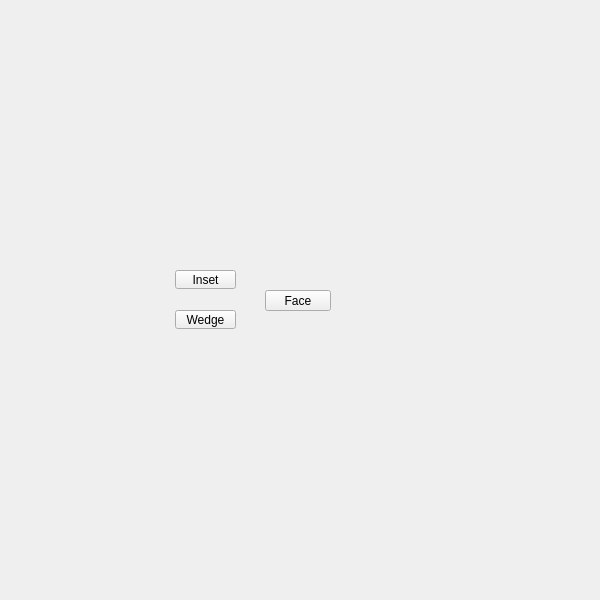
<?xml version="1.0" encoding="UTF-8"?>
<ui version="4.0">
 <class>QtUi</class>
 <widget class="QMainWindow" name="QtUi">
  <property name="enabled">
   <bool>true</bool>
  </property>
  <property name="geometry">
   <rect>
    <x>0</x>
    <y>0</y>
    <width>600</width>
    <height>600</height>
   </rect>
  </property>
  <property name="sizePolicy">
   <sizepolicy hsizetype="Ignored" vsizetype="Ignored">
    <horstretch>0</horstretch>
    <verstretch>0</verstretch>
   </sizepolicy>
  </property>
  <property name="minimumSize">
   <size>
    <width>0</width>
    <height>0</height>
   </size>
  </property>
  <property name="maximumSize">
   <size>
    <width>600</width>
    <height>600</height>
   </size>
  </property>
  <property name="cursor">
   <cursorShape>ArrowCursor</cursorShape>
  </property>
  <property name="whatsThis">
   <string>main</string>
  </property>
  <property name="toolButtonStyle">
   <enum>Qt::ToolButtonIconOnly</enum>
  </property>
  <property name="tabShape">
   <enum>QTabWidget::Triangular</enum>
  </property>
  <property name="dockNestingEnabled">
   <bool>true</bool>
  </property>
  <property name="dockOptions">
   <set>QMainWindow::AllowNestedDocks|QMainWindow::AllowTabbedDocks|QMainWindow::AnimatedDocks|QMainWindow::ForceTabbedDocks</set>
  </property>
  <widget class="QWidget" name="widget">
   <property name="sizePolicy">
    <sizepolicy hsizetype="Ignored" vsizetype="Ignored">
     <horstretch>0</horstretch>
     <verstretch>0</verstretch>
    </sizepolicy>
   </property>
   <widget class="QPushButton" name="b034">
    <property name="enabled">
     <bool>true</bool>
    </property>
    <property name="geometry">
     <rect>
      <x>175</x>
      <y>310</y>
      <width>61</width>
      <height>19</height>
     </rect>
    </property>
    <property name="maximumSize">
     <size>
      <width>111</width>
      <height>19</height>
     </size>
    </property>
    <property name="toolTip">
     <string>Wedge the selected faces by extruding and rotating them about a selected edge.</string>
    </property>
    <property name="text">
     <string>Wedge</string>
    </property>
    <property name="iconSize">
     <size>
      <width>18</width>
      <height>18</height>
     </size>
    </property>
    <property name="balette" stdset="0">
     <palette>
      <active>
       <colorrole role="Highlight">
        <brush brushstyle="SolidPattern">
         <color alpha="255">
          <red>168</red>
          <green>152</green>
          <blue>250</blue>
         </color>
        </brush>
       </colorrole>
      </active>
      <inactive>
       <colorrole role="Highlight">
        <brush brushstyle="SolidPattern">
         <color alpha="255">
          <red>168</red>
          <green>152</green>
          <blue>250</blue>
         </color>
        </brush>
       </colorrole>
      </inactive>
      <disabled>
       <colorrole role="Highlight">
        <brush brushstyle="SolidPattern">
         <color alpha="255">
          <red>0</red>
          <green>120</green>
          <blue>215</blue>
         </color>
        </brush>
       </colorrole>
      </disabled>
     </palette>
    </property>
   </widget>
   <widget class="QPushButton" name="i003">
    <property name="geometry">
     <rect>
      <x>265</x>
      <y>290</y>
      <width>66</width>
      <height>21</height>
     </rect>
    </property>
    <property name="minimumSize">
     <size>
      <width>0</width>
      <height>21</height>
     </size>
    </property>
    <property name="maximumSize">
     <size>
      <width>16777215</width>
      <height>21</height>
     </size>
    </property>
    <property name="whatsThis">
     <string>polygons#face</string>
    </property>
    <property name="text">
     <string>Face</string>
    </property>
   </widget>
   <widget class="PushButton" name="tb006">
    <property name="enabled">
     <bool>true</bool>
    </property>
    <property name="geometry">
     <rect>
      <x>175</x>
      <y>270</y>
      <width>61</width>
      <height>19</height>
     </rect>
    </property>
    <property name="maximumSize">
     <size>
      <width>111</width>
      <height>19</height>
     </size>
    </property>
    <property name="toolTip">
     <string>Inset selected face region</string>
    </property>
    <property name="text">
     <string>Inset</string>
    </property>
    <property name="iconSize">
     <size>
      <width>18</width>
      <height>18</height>
     </size>
    </property>
   </widget>
  </widget>
 </widget>
 <customwidgets>
  <customwidget>
   <class>PushButton</class>
   <extends>QPushButton</extends>
   <header>widgets.pushbutton.h</header>
  </customwidget>
 </customwidgets>
 <resources/>
 <connections/>
 <designerdata>
  <property name="gridDeltaX">
   <number>5</number>
  </property>
  <property name="gridDeltaY">
   <number>10</number>
  </property>
  <property name="gridSnapX">
   <bool>true</bool>
  </property>
  <property name="gridSnapY">
   <bool>true</bool>
  </property>
  <property name="gridVisible">
   <bool>true</bool>
  </property>
 </designerdata>
</ui>
